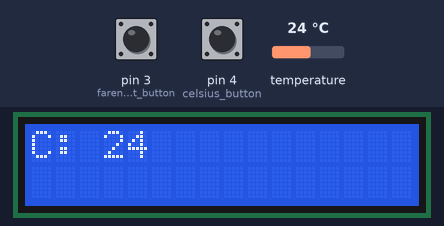
Bench run of a sketch on a simulated Arduino Uno, built with avr-gcc and run on an emulated ATmega328P. Parts: 16×2 character LCD. Wiring (inferred from the names in the program): LM75 temperature sensor at I2C address 0x48. The test bench sets the inputs (shaded band); at power-on: pin 3 (farenheight_button) LOW, temperature 24 °C, pin 4 (celsius_button) LOW. What the sketch prints to the serial monitor is not drawn.

Above: at 1.2 s.
1.3 s: pin 3 (farenheight_button) pulled HIGH for 0.15 s
At 2.0 s:
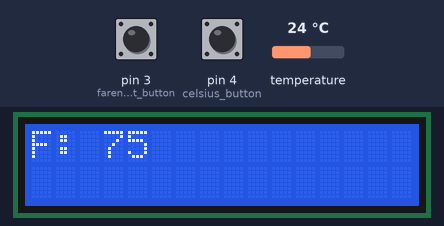
2.9 s: temperature set to 12 °C
At 4.1 s:
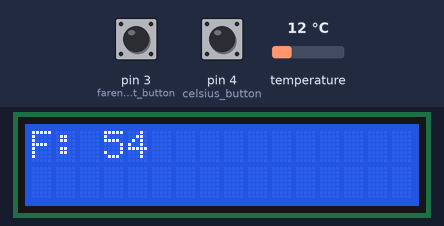
4.4 s: pin 4 (celsius_button) pulled HIGH for 0.15 s
At 5.6 s:
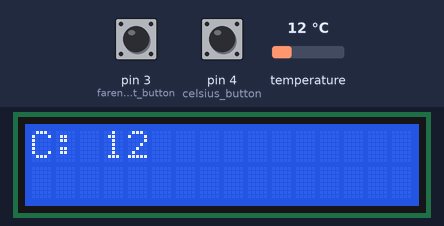
6.0 s: temperature set to 19 °C
At 6.6 s:
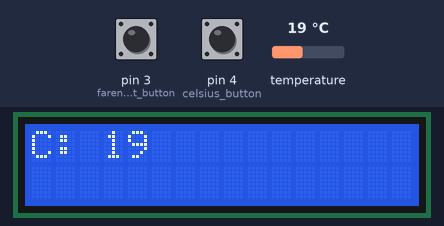
7.5 s: pin 3 (farenheight_button) pulled HIGH for 1 s
At 8.3 s:
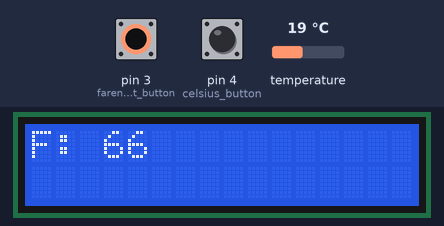
11.5 s: temperature set to 28 °C
At 11.9 s:
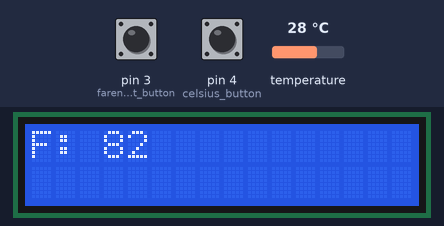
Timing chart, 0 to 14.0 s (numbered marks = the images above; inputs shaded):
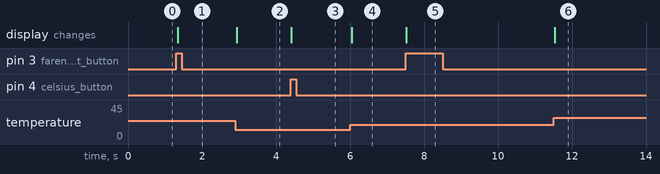

Measured:
- after the input at 1.3 s, the display: changes after 0.05 s (image 1)
- after the input at 2.9 s, the display: changes at once (image 2)
- after the input at 4.4 s, the display: changes at once (image 3)
- after the input at 6.0 s, the display: changes at once (image 4)
- after the input at 7.5 s, the display: changes at once (image 5)
- after the input at 11.5 s, the display: changes at once (image 6)

The sketch:

LCD_and_Temp.ino
```cpp
/*
Eric Chor

10/29/2025

The purpose of this code is to read the temperature from a TC74 temperature sensor
using the I2C protocol. The temperature value is sent in degrees celsius and two buttons
will allow the user to change between printing the result in Celsius and printing the result
in farenheight.

*/
#include <Wire.h>
#include <LiquidCrystal_I2C.h>
LiquidCrystal_I2C lcd(0x27, 16, 2);

const int farenheight_button = 3;
const int celsius_button = 4;
//Variable to store if the current result displayed on the screen is celsius (true) or farenheight (false)
bool is_celsius = true;

//I2C address of the TC74
int temp_address = 72;  //1001000 written as decimal number
void setup() {
  //Start serial communication at 9600 baud
  Serial.begin(9600);
  //initialize the LCD and turns on the back light to make it easier to see the text
  lcd.init();
  lcd.backlight();
  lcd.print("starting setup");
  //Create a Wire object
  Wire.begin();
  //set ups the two pins
  pinMode(farenheight_button, INPUT);
  pinMode(celsius_button, INPUT);
}
void loop() {
  //Send a request
  //Start talking to the device at the specified address
  Wire.beginTransmission(temp_address);
  //Send a bit asking for register zero, the data register
  Wire.write(0);
  //Complete Transmission
  Wire.endTransmission();
  //Read the temperature from the device
  //Request 1 Byte from the specified address
  Wire.requestFrom(temp_address, 1);
  //Wait for response
  while (Wire.available() == 0) {
    Serial.println("no data");
    delay(500);
  }
  //Get the temp and read it into a variable
  int c = Wire.read();
  //Do some math to convert the Celsius to Fahrenheit
  int f = round(c * 9.0 / 5.0 + 32.0);

  //clears the LCD screen then checks if a button is being pressed, based on the button pressed check if the result should be in celsius or Farenheight
  lcd.clear();
  if (digitalRead(celsius_button)) {
    is_celsius = true;
  }
  if (digitalRead(farenheight_button)) {
    is_celsius = false;
  }

  //If the format is supposed to be in Celsius, print the result in Celsius, if the format is supposed to be in farenheight, print the result in farenheight
  if (is_celsius) {
    lcd.print("C: ");
    lcd.print(c);
    Serial.print("C");
  } else {
    lcd.print("F: ");
    lcd.print(f);
    Serial.print("F");
  }

  //Send the temperature in degrees C and F to the serial monitor to make debuggin easier
  Serial.print(digitalRead(celsius_button));
  Serial.print(" ");
  Serial.println(digitalRead(farenheight_button));
  // Serial.print(c);
  // Serial.print("C ");
  // Serial.print(f);
  // Serial.println("F");
  delay(10);
}
```
